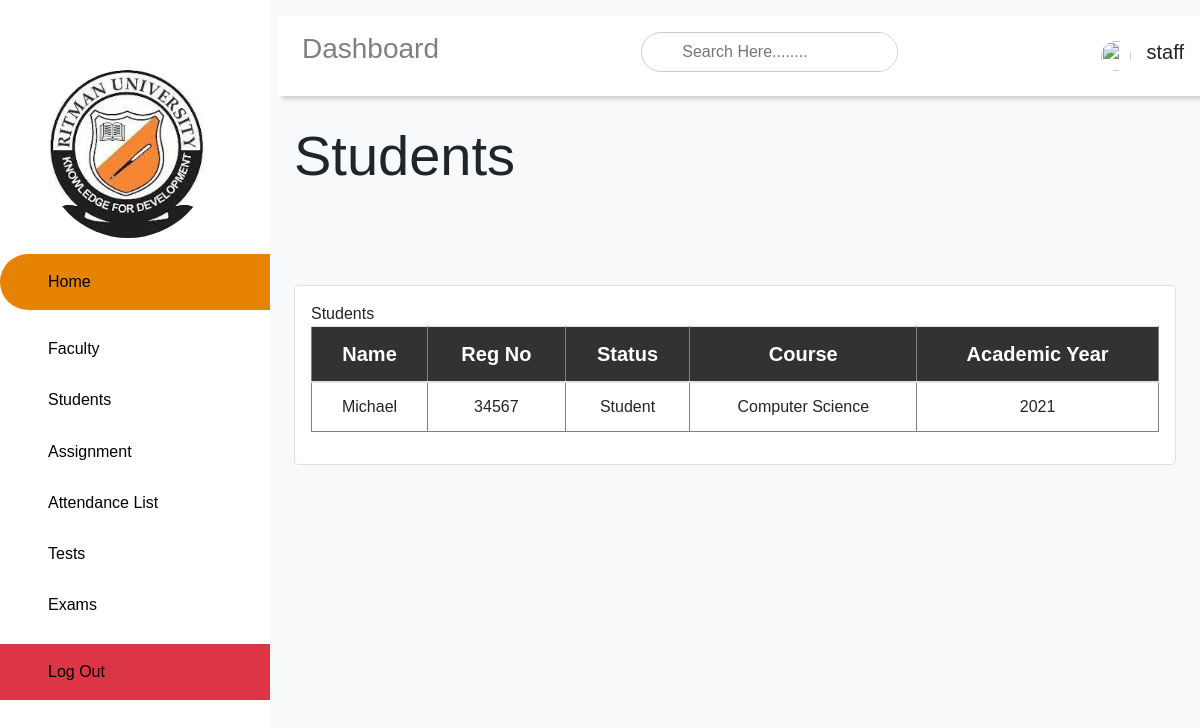
Page /staffs/students (signed in) on the committed database.
### tables this page shows
CREATE TABLE `students_profile` (
  `id` int(30) NOT NULL,
  `user_id` int(30) NOT NULL,
  `reg_no` varchar(30) NOT NULL,
  `faculty_id` varchar(30) NOT NULL,
  `department_id` varchar(30) NOT NULL,
  `level` varchar(4) DEFAULT NULL,
  `paid_fees` varchar(30) NOT NULL DEFAULT 'true',
  `paid_hostel_fees` varchar(30) NOT NULL DEFAULT 'false',
  `gpa` varchar(30) NOT NULL,
  `created_at` timestamp NULL DEFAULT CURRENT_TIMESTAMP,
  `updated_at` timestamp NOT NULL DEFAULT CURRENT_TIMESTAMP ON UPDATE CURRENT_TIMESTAMP
);

CREATE TABLE `students` (
  `id` int(30) NOT NULL,
  `user_id` int(30) NOT NULL,
  `regNo` varchar(30) NOT NULL,
  `name` varchar(100) NOT NULL,
  `created_at` timestamp NOT NULL DEFAULT CURRENT_TIMESTAMP,
  `updated_at` timestamp NOT NULL DEFAULT CURRENT_TIMESTAMP ON UPDATE CURRENT_TIMESTAMP
);

CREATE TABLE `departments` (
  `id` int(30) NOT NULL,
  `faculty_id` int(30) NOT NULL,
  `name` varchar(30) NOT NULL,
  `description` varchar(200) NOT NULL,
  `created_at` timestamp NOT NULL DEFAULT CURRENT_TIMESTAMP,
  `updated_at` timestamp NOT NULL DEFAULT CURRENT_TIMESTAMP ON UPDATE CURRENT_TIMESTAMP
);

### app/controllers/Staffs.php (called while the page is built, shortened)
<?php
class Staffs extends Controller
{
    public function __construct()
    {
        $this->studentModel = $this->model('Student');
        $this->staffModel = $this->model('Staff');
    }
    public function students()
    {
        $user = $this->getProfile($_SESSION['user_id']);
        $students = $this->studentModel->getStudentsByDepartment($user->department_id);
        $data['students'] = $students;
        $this->view('staffs/students', $data);
    }
    public function getProfile($user_id)
    {
        $data = $this->staffModel->getStaffById($user_id);
        return $data;
    }
}

### app/libraries/Core.php (called while the page is built, shortened)
<?php
class Core
{
    protected $currentMethod = 'index';
    public function __construct()
    {
        $url = $this->geturl();
        if (file_exists('../app/controllers/' . ucwords($url[0]) . '.php')) {
            unset($url[0]);
        }
        $this->currentController = new $this->currentController;
        if (isset($url[1])) {
            if (method_exists($this->currentController, $url[1])) {
                $this->currentMethod=$url[1];
                unset($url[1]);
            }
        }
        $this->params=$url ? array_values($url):[];
         call_user_func_array([$this->currentController,
         $this->currentMethod], $this->params);
    }
    public function geturl()
    {
        if (isset($_GET['url'])) {
            $url = rtrim($_GET['url'], '/');
            $url = filter_var($url, FILTER_SANITIZE_URL);
            $url = explode('/', $url);
            return $url;
        }
    }
}

### public/index.php (called while the page is built, shortened)
<?php
$init  = new Core;
?>

### app/libraries/Database.php (called while the page is built, shortened)
<?php
class Database
{
    private $host = DB_HOST;
    private $user = DB_USER;
    private $pass = DB_PASS;
    private $dbname = DB_NAME;
    private $dbh;
    private $stmt;
    public function __construct()
    {
        $dsn = 'mysql:host=' . $this->host . ';dbname=' . $this->dbname;
        $options = array(
            PDO::ATTR_PERSISTENT => true,
            PDO::ATTR_ERRMODE => PDO::ERRMODE_EXCEPTION
        );
        try {
            $this->dbh = new PDO($dsn, $this->user, $this->pass, $options);
        } catch (PDOException $e) {
            $this->error = $e->getMessage();
            echo $this->error;
        }
    }
    public function query($sql)
    {
        $this->stmt = $this->dbh->prepare($sql);
    }
    public function bind($param, $value, $type = null)
    {
        if (is_null($type)) {
            switch (true) {
                default:
                    $type = PDO::PARAM_STR;
            }
        }
        $this->stmt->bindValue($param, $value, $type);
    }
    public function execute()
    {
        return $this->stmt->execute();
    }
    public function resultSet()
    {
        $this->execute();
        return $this->stmt->fetchAll(PDO::FETCH_OBJ);
    }
    public function single()
    {
        $this->execute();
        return $this->stmt->fetch(PDO::FETCH_OBJ);
    }
}

### app/models/Student.php (called while the page is built, shortened)
<?php
class Student
{
    private $db;
    public function __construct()
    {
        $this->db = new Database;
    }
    public function getStudentsByDepartment($department_id, $level = null)
    {
        if (is_null($level)) {
            $this->db->query('SELECT students.user_id, students.name, students.regNo AS reg_no, students_profile.faculty_id, students_profile.department_id, departments.name AS department
                              FROM students_profile
                              INNER JOIN students
                              ON students_profile.user_id=students.user_id
                              INNER JOIN departments
                              ON departments.id=students_profile.department_id
                              WHERE students_profile.department_id= :department_id');
            $this->db->bind(':department_id', $department_id);
        }
        return $this->db->resultSet();
    }
}

### app/helpers/session_helper.php (called while the page is built, shortened)
<?php
function isLoggedIn()
{
    if (isset($_SESSION['user_id'])) {
        return true;
    } else {
        return false;
    }
}

### app/models/Staff.php (called while the page is built, shortened)
<?php
class Staff
{
    private $db;
    public function __construct()
    {
        $this->db = new Database;
    }
    public function getStaffById($user_id)
    {
        $this->db->query('SELECT * FROM staffs WHERE user_id=:user_id');
        $this->db->bind(':user_id', $user_id);
        return $this->db->single();
    }
}

### app/views/staffs/students.php (the view, shortened to what this page needs)
<?php require APPROOT . '/views/staffs/inc/header.php'; ?>
<div class="main-content">
    <?php require APPROOT . '/views/staffs/inc/navbar.php'; ?>
    <link rel="stylesheet" href="<?= URLROOT ?>/css/calendar.css">
    <main>
        <section>
            <div class="students">
                <h2 class="display-4">Students</h2>
                <section class="students_table">
                    <div class="mt-5 pt-5">
                        <div class="card">
                            <div class="card-body">
                                <div class="card-title mb-0">Students</div>
                                <div class="table-responsive">
                                    <table class="table text-left">
                                        <thead>
                                            <tr class="bg-light text-dark">
                                                <th> Name </th>
                                                <th> Reg No </th>
                                                <th> Status </th>
                                                <th> Course</th>
                                                <th> Academic Year</th>
                                            </tr>
                                        </thead>
                                        <tbody>
                                        <?php foreach ($data['students'] as $student) : ?>
                                    <tr>
                                        <td><?= $student->name ?></td>
                                        <td><?= $student->reg_no ?></td>
                                        <td>Student</td>
                                        <td><?= $student->department ?></td>
                                        <td><?= date('Y') ?></td>
                                    </tr>
                                <?php endforeach; ?>
                                </div>
                            </div>
                        </div>
                    </div>
                </section>
            </div>
        </section>
    </main>
</div>
<?php require APPROOT . '/views/staffs/inc/footer.php'; ?>

### public/css/staff/dashboard.css (style rules this page uses)
* { margin: 0; padding: 0; box-sizing: border-box; list-style-type: none; text-decoration: none; font-family: 'Popping', sans-serif; }
.main-content { transition: margin-left 300ms; margin-left: 270px; }
.main-content { transition: margin-left 300ms; }
main { margin-top: 90px; padding: 2rem 1.5rem; min-height: calc(100vh - 90px); }
main table { width: 100%; }
main table tr th { background: rgba(0,0,0,0.8); color: white; }
main table tr th, main table tr td { text-align: center; padding: 10px; border: 1px solid gray; margin: none; }
main table th { font-weight: bold; font-size: 20px; }
.card { background: #fff; border-radius: 5px; }
.card-body { padding: 1rem; }

### public/css/calendar.css (style rules this page uses)
body { font-family: Verdana, sans-serif; }

### rows in the picture
students_profile: students.name "Michael", students.regNo "34567", department.name "Computer Science"

### other values in the picture
$_SESSION['user_name'] "staff"
